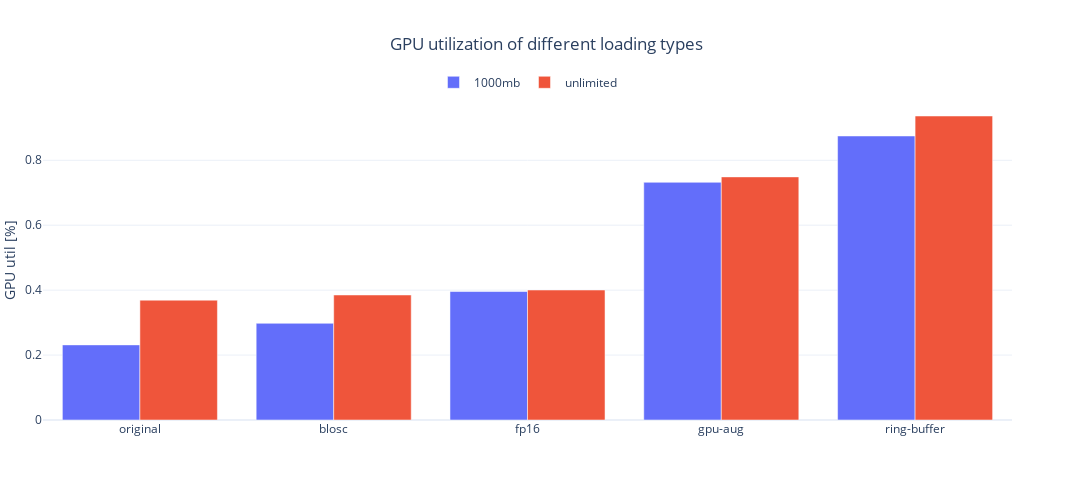

Notebook code for this chart:
### Code cell
fig = go.Figure()

for speed in df_bar["speed"].unique():
    df_speed = df_bar.query("speed == @speed")
    fig.add_trace(go.Bar(name=speed, x=df_speed.loading_strategy, y=df_speed.gpu_util_mean))

fig.update_yaxes(title="GPU util [%]")
fig.update_layout(template="plotly_white", height=500, width=1100, margin=dict(l=0))
fig.update_layout(legend=dict(orientation="h", yanchor="bottom", y=1.01, xanchor="center", x=0.5, font=dict(size=12)))
fig.update_layout(title_x=0.5, title_text="GPU utilization of different loading types")

### Figure 1 — Plotly figure (JSON) as saved in the notebook; plotly's stock layout.template omitted (floating-point values rounded to 4 significant figures)
{"data": [{"name": "1000mb", "type": "bar", "x": ["original", "blosc", "fp16", "gpu-aug", "ring-buffer"], "y": [0.2314, 0.2978, 0.3957, 0.7322, 0.8749]}, {"name": "unlimited", "type": "bar", "x": ["original", "blosc", "fp16", "gpu-aug", "ring-buffer"], "y": [0.3692, 0.3851, 0.4004, 0.7489, 0.9364]}], "layout": {"height": 500, "legend": {"font": {"size": 12}, "orientation": "h", "x": 0.5, "xanchor": "center", "y": 1.01, "yanchor": "bottom"}, "margin": {"l": 0}, "title": {"text": "GPU utilization of different loading types", "x": 0.5}, "width": 1100, "xaxis": {"autorange": true, "range": [-0.5, 4.5], "type": "category"}, "yaxis": {"autorange": true, "range": [0, 0.9857], "title": {"text": "GPU util [%]"}, "type": "linear"}}}
